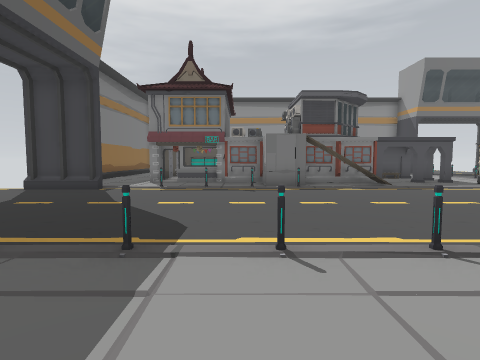
View 1 (above)

24 first-person views from a walk through a Unity game level. The camera is 1.5 m above the floor, tilts 4° down and sees 80° across. Doors are open. The floor is counted in squares, 2 m on a side. Each view is taken from the middle of a square. On the plan, view 1 faces up. The plan holds only what a view shows up to about 10 squares ahead; the rest is blank. The place goes on beyond the plan. The player character is not drawn. Some animated figures are not drawn.

View 2
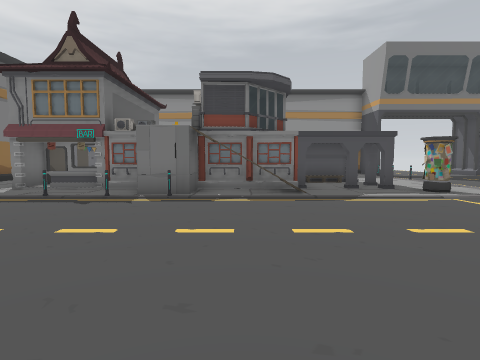

View 3
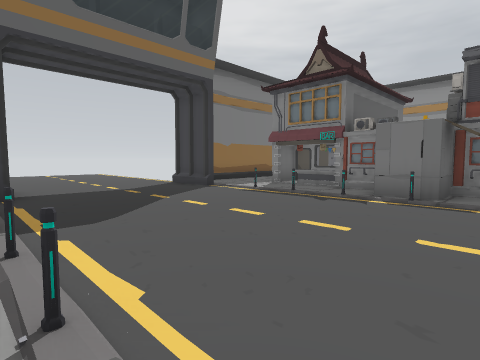

View 4
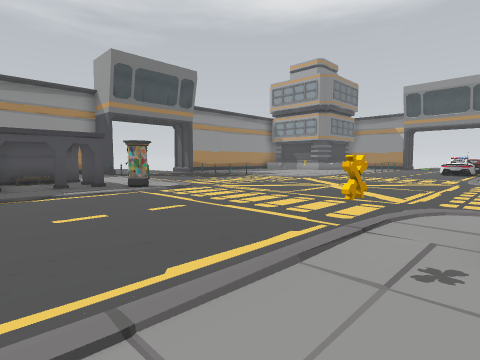

View 5
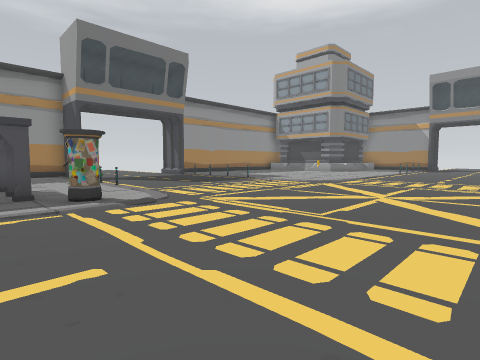

View 6
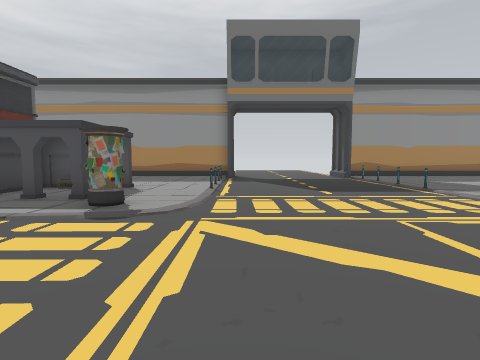

View 7
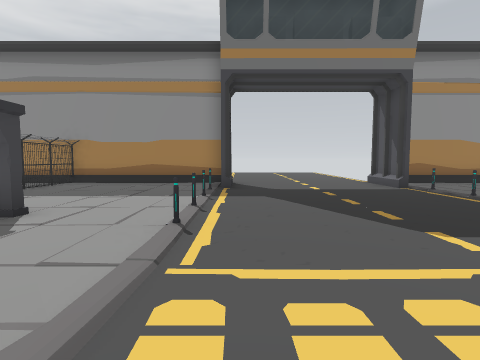

View 8
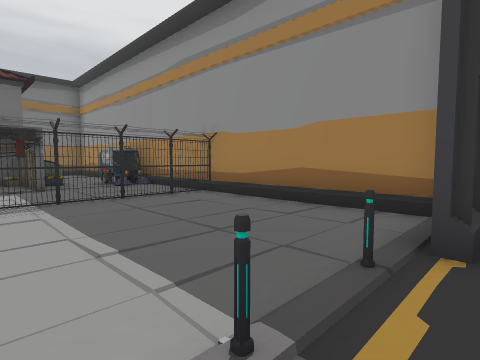

View 9
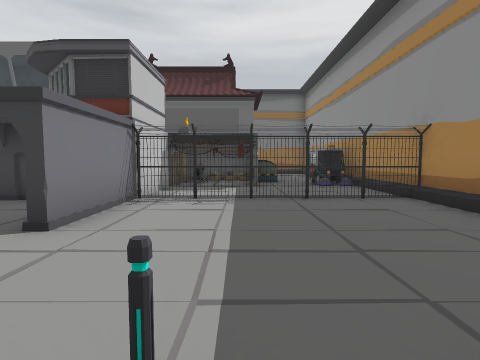

View 10
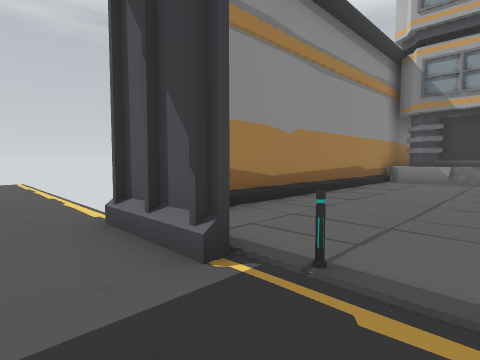

View 11
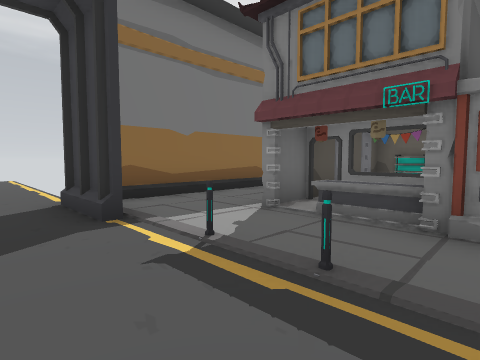

View 12
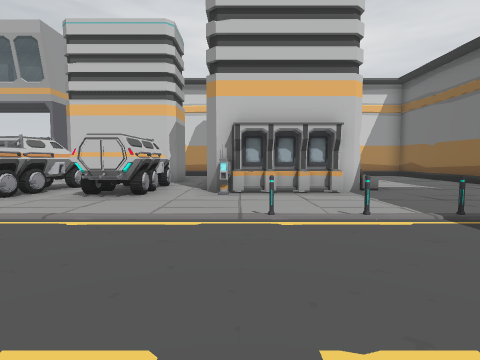

View 13
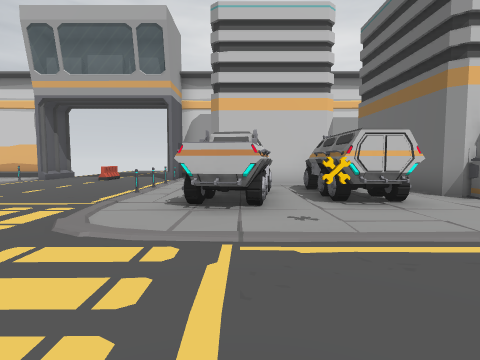

View 14
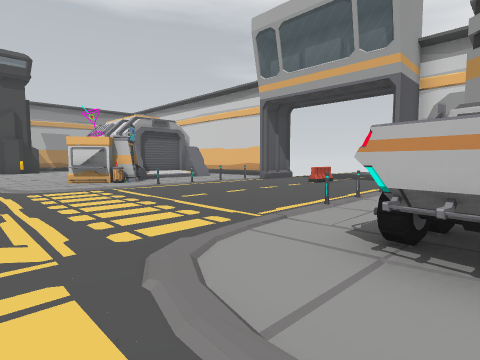

View 15
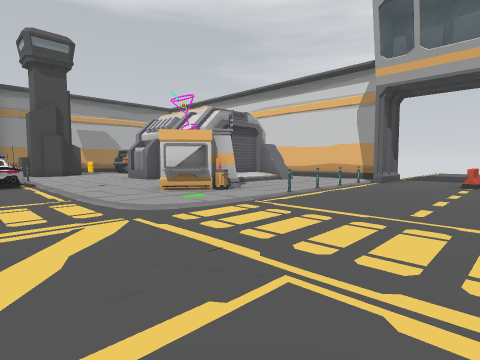

View 16
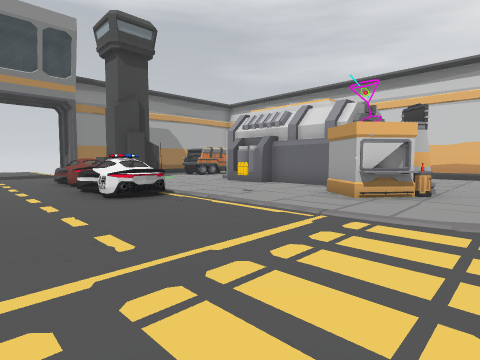

View 17
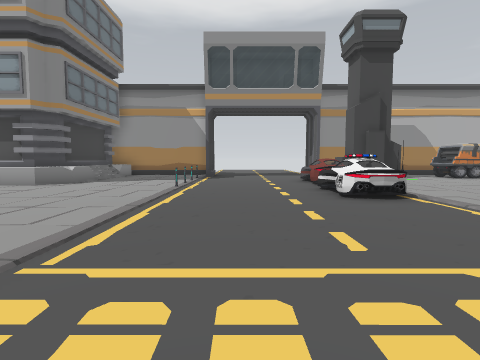

View 18
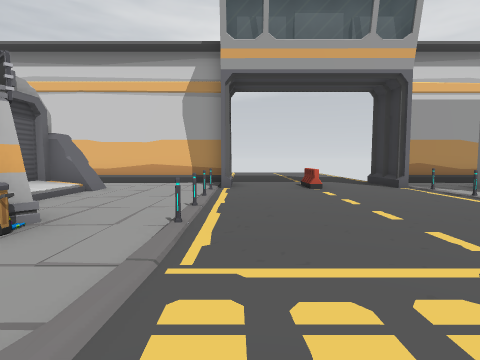

View 19
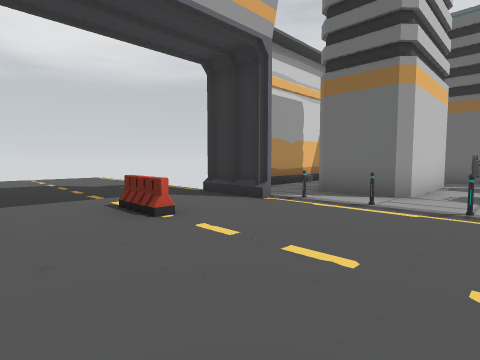

View 20
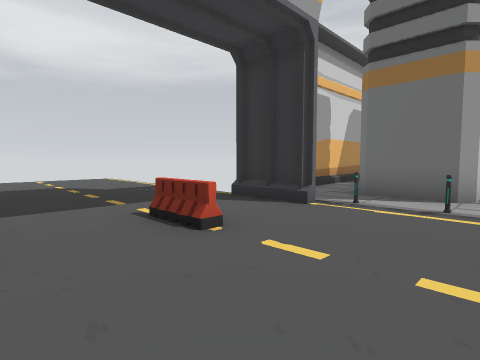

View 21
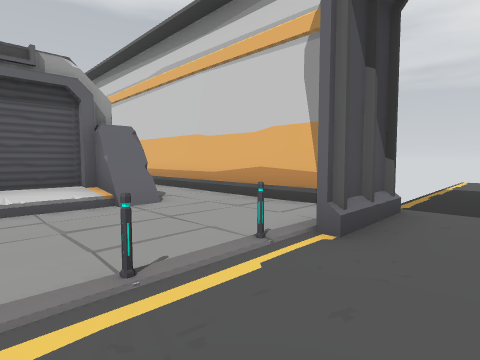

View 22
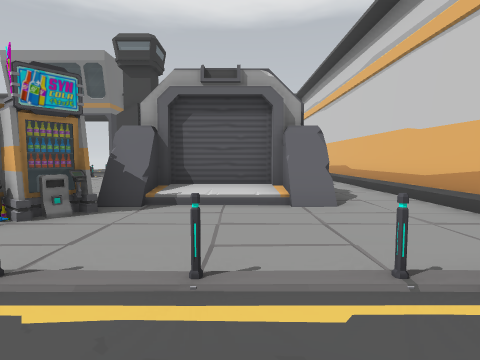

View 23
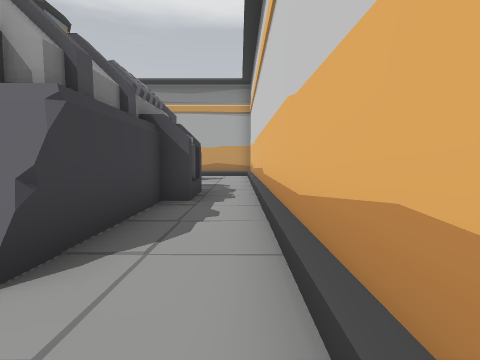

View 24
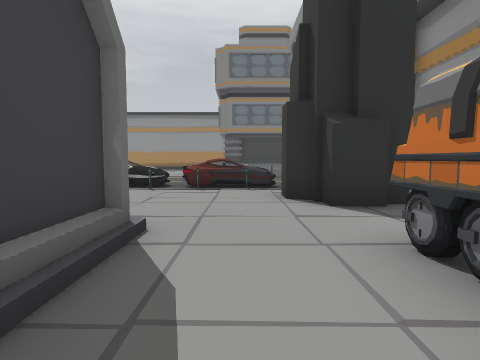

### Floor plan
Points are (right, up) in squares from view 1. A wall is a line through its corners. A room is listed if a view was taken in it or the views show most of it. See-through windows are left out.
Room 1 (views 1, 2, 3, 4, 5, 6, 7, 8, 9, 10, 11, 12, 13, 14, 15, 16, 17, 18, 19, 20, 21, 22, 23, 24)
walls: (7, 11.8) (4.6, 11.8); (17.8, -2.4) (17.8, -1.6); (18, -2.5) (18, -1.6); (9.6, -5.5) (9.6, -7.5); (18.2, -2.5) (18.2, -2); (19, -1.7) (20.5, -1.7); (2.1, -0.7) (2.5, -0.7) (2.8, -0.9) (2.8, -3.9); (4.4, -3.6) (7.9, -3.6) (7.9, -5.5); (2.5, 9.5) (1.9, 9.5); (3.5, 12) (7, 12); (17.6, -4.8) (18.5, -4.8); (18.7, -4.5) (18.7, -2.4) (17.6, -2.4); (21.4, -1.2) (21.9, -1.2); (18.2, -5.3) (18.2, -4.8); (17.8, -5.6) (17.8, -4.4); (0.5, 9.5) (-0.5, 9.5); (18, -5.6) (18, -4.8); (14.4, -7.5) (14.4, -5.5); (14.4, 15.5) (14.4, 17.4); (14.5, -7.5) (25.5, -7.5); (2, 12) (2.6, 12); (-1, -1) (-0.7, -0.7) (-0.2, -0.7); (4.2, -7.5) (8.4, -7.5); (9.5, 17.5) (0, 17.5); (-1, 10.7) (-2.4, 10.7); (23.7, -2.5) (23.7, -3.5); (-3.5, 7.4) (-5.5, 7.4); (-3.6, 7.6) (-3.6, 7.1); (24, 12.4) (24, 13.1); (22.9, -6.1) (21.2, -6.1) (21.2, -5.6) (17.6, -5.6); (25, 11.8) (24.5, 11.8); (25, 12) (24.6, 12) (24.2, 12.4) (24.2, 13.5); (-2.9, 14.4) (-2.9, 9.8); (24.2, 15.4) (24.2, 16.6); (24, 15.9) (24, 16.6); (-5.5, -2.9) (-5.5, -4.1); (23.8, 17.5) (15.6, 17.5)
low walls: (17.6, -2.4) (17.6, -1.6); (17.6, -5.6) (17.6, -4.8)
ways out: opening at (24, 14.5); open door at (-2.5, 11)
objects: other object (-2, 8); shelf (-2, 14) to (-1, 14); sofa (-1, -2); other object (-1, 2); other object (-1, 8); dumpster (-1, 14) to (1, 15); other object (0, 2); other object (0, 8); other object (0, 10) to (1, 10); other object (0, 13) to (1, 13); other object (0, 16) to (2, 17); other object (1, -1); other object (1, 9) to (2, 9); other object (1, 14) to (2, 14); other object (2, 2); other object (2, 8); other object (3, 10) to (4, 10); other object (3, 11) to (4, 12); truck (4, -3) to (5, 0); fence (4, 13); fence (4, 14); fence (4, 15); fence (4, 16); fence (4, 17); other object (6, 2); truck (7, -2) to (8, 1); pillar (7, 9) to (8, 9); other object (9, -5); other object (9, -4); other object (9, -2); other object (9, -1); other object (9, 11); other object (9, 13); other object (9, 14); other object (9, 15); barrier (12, -6); other object (15, -5); other object (15, -4); other object (15, -3); other object (15, -1); other object (15, 11); other object (15, 12); other object (15, 14); other object (15, 15); other object (17, -2); other object (17, -1); other object (17, 0); other object (18, -1) to (18, 0); other object (19, -5); other object (21, -2); other object (21, 3) to (22, 4); other object (23, -2); other object (23, 2); other object (23, 3) to (26, 3); other object (23, 8); other object (24, 2); other object (24, 8); other object (25, 2); other object (26, 12)

Positions as (right, up) in squares from view 1, and headings:
1: (0, 0), facing up
2: (3, 2), facing up
3: (3, 2), facing up-left
4: (4, 1), facing up-right
5: (6, 3), facing up-right
6: (10, 4), facing up
7: (10, 8), facing up
8: (10, 13), facing up-left
9: (10, 14), facing left
10: (13, 14), facing up-right
11: (0, 6), facing up-left
12: (2, 6), facing down
13: (7, 5), facing down
14: (7, 3), facing down-right
15: (11, 4), facing down-right
16: (15, 6), facing down-right
17: (15, 6), facing right
18: (14, 2), facing down
19: (14, -2), facing down-left
20: (14, -3), facing down-left
21: (13, -3), facing down-right
22: (13, -4), facing right
23: (16, -7), facing right
24: (25, -5), facing up
